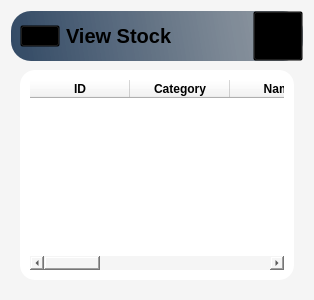
      <widget class="QWidget" name="ViewStock_page">
       <property name="styleSheet">
        <string notr="true">*{
background-color:#f5f5f5;
}
#HeaderFrame_8{
background-color:qlineargradient(spread:pad,x1:0,y1:0.505682,x2:1,y2:0.477,stop:0 rgba(20,47,78,219),stop:1 rgba(85,98,112,150));
 border-radius: 20px;
}
#widget_64,QPushButton,QLabel,#widget_65,#table_ViewStock{
background:transparent;
}

#widget_67{
background-color:#ffffff;
 border-radius: 15px;
}
#btn_Performance_Graph{
background-color:qlineargradient(spread:pad,x1:0,y1:0.505682,x2:1,y2:0.477,stop:0 rgba(20,47,78,219),stop:1 rgba(85,98,112,150));
 border-radius: 10px;
}
#accountBtn_9:hover{
background-color:#ececec;
border-radius:20px;
}
</string>
       </property>
       <layout class="QVBoxLayout" name="verticalLayout_60">
        <item>
         <widget class="QWidget" name="widget_63" native="true">
          <layout class="QVBoxLayout" name="verticalLayout_61">
           <property name="spacing">
            <number>0</number>
           </property>
           <property name="leftMargin">
            <number>0</number>
           </property>
           <property name="topMargin">
            <number>0</number>
           </property>
           <property name="rightMargin">
            <number>0</number>
           </property>
           <property name="bottomMargin">
            <number>0</number>
           </property>
           <item alignment="Qt::AlignTop">
            <widget class="QWidget" name="HeaderFrame_8" native="true">
             <property name="autoFillBackground">
              <bool>false</bool>
             </property>
             <layout class="QHBoxLayout" name="horizontalLayout_77">
              <property name="spacing">
               <number>0</number>
              </property>
              <property name="leftMargin">
               <number>0</number>
              </property>
              <property name="topMargin">
               <number>0</number>
              </property>
              <property name="rightMargin">
               <number>0</number>
              </property>
              <property name="bottomMargin">
               <number>0</number>
              </property>
              <item alignment="Qt::AlignLeft">
               <widget class="QWidget" name="widget_64" native="true">
                <layout class="QHBoxLayout" name="horizontalLayout_78">
                 <property name="topMargin">
                  <number>0</number>
                 </property>
                 <property name="bottomMargin">
                  <number>0</number>
                 </property>
                 <item>
                  <widget class="QPushButton" name="menuBtn_9">
                   <property name="text">
                    <string/>
                   </property>
                   <property name="icon">
                    <iconset resource="Resource.qrc">
                     <normaloff>:/Black Icons/Graphics/featherBlack/menu.svg</normaloff>:/Black Icons/Graphics/featherBlack/menu.svg</iconset>
                   </property>
                   <property name="iconSize">
                    <size>
                     <width>24</width>
                     <height>24</height>
                    </size>
                   </property>
                  </widget>
                 </item>
                 <item>
                  <widget class="QLabel" name="appHeader_9">
                   <property name="font">
                    <font>
                     <pointsize>15</pointsize>
                     <weight>75</weight>
                     <bold>true</bold>
                    </font>
                   </property>
                   <property name="text">
                    <string>View Stock</string>
                   </property>
                  </widget>
                 </item>
                </layout>
               </widget>
              </item>
              <item>
               <widget class="QWidget" name="widget_65" native="true">
                <layout class="QHBoxLayout" name="horizontalLayout_79">
                 <property name="spacing">
                  <number>0</number>
                 </property>
                 <property name="leftMargin">
                  <number>0</number>
                 </property>
                 <property name="topMargin">
                  <number>0</number>
                 </property>
                 <property name="rightMargin">
                  <number>0</number>
                 </property>
                 <property name="bottomMargin">
                  <number>0</number>
                 </property>
                 <item alignment="Qt::AlignRight">
                  <widget class="QPushButton" name="accountBtn_9">
                   <property name="minimumSize">
                    <size>
                     <width>50</width>
                     <height>50</height>
                    </size>
                   </property>
                   <property name="text">
                    <string/>
                   </property>
                   <property name="icon">
                    <iconset resource="Resource.qrc">
                     <normaloff>:/Black Icons/Graphics/featherBlack/user.svg</normaloff>:/Black Icons/Graphics/featherBlack/user.svg</iconset>
                   </property>
                   <property name="iconSize">
                    <size>
                     <width>32</width>
                     <height>32</height>
                    </size>
                   </property>
                  </widget>
                 </item>
                </layout>
               </widget>
              </item>
             </layout>
            </widget>
           </item>
           <item>
            <widget class="QWidget" name="widget_66" native="true">
             <layout class="QVBoxLayout" name="verticalLayout_62">
              <item>
               <widget class="QWidget" name="widget_67" native="true">
                <layout class="QVBoxLayout" name="verticalLayout_63">
                 <item>
                  <widget class="QTableWidget" name="table_ViewStock">
                   <property name="alternatingRowColors">
                    <bool>true</bool>
                   </property>
                   <property name="rowCount">
                    <number>0</number>
                   </property>
                   <attribute name="horizontalHeaderStretchLastSection">
                    <bool>true</bool>
                   </attribute>
                   <attribute name="verticalHeaderStretchLastSection">
                    <bool>true</bool>
                   </attribute>
                   <column>
                    <property name="text">
                     <string>ID</string>
                    </property>
                    <property name="font">
                     <font>
                      <weight>75</weight>
                      <bold>true</bold>
                     </font>
                    </property>
                   </column>
                   <column>
                    <property name="text">
                     <string>Category</string>
                    </property>
                    <property name="font">
                     <font>
                      <weight>75</weight>
                      <bold>true</bold>
                     </font>
                    </property>
                   </column>
                   <column>
                    <property name="text">
                     <string>Name</string>
                    </property>
                    <property name="font">
                     <font>
                      <weight>75</weight>
                      <bold>true</bold>
                     </font>
                    </property>
                   </column>
                   <column>
                    <property name="text">
                     <string>Available</string>
                    </property>
                    <property name="font">
                     <font>
                      <weight>75</weight>
                      <bold>true</bold>
                     </font>
                    </property>
                   </column>
                   <column>
                    <property name="text">
                     <string>Selling Price</string>
                    </property>
                    <property name="font">
                     <font>
                      <weight>75</weight>
                      <bold>true</bold>
                     </font>
                    </property>
                   </column>
                   <column>
                    <property name="text">
                     <string>Availability</string>
                    </property>
                    <property name="font">
                     <font>
                      <weight>75</weight>
                      <bold>true</bold>
                     </font>
                    </property>
                   </column>
                   <column>
                    <property name="text">
                     <string>Size</string>
                    </property>
                    <property name="font">
                     <font>
                      <weight>75</weight>
                      <bold>true</bold>
                     </font>
                    </property>
                   </column>
                   <column>
                    <property name="text">
                     <string>Color</string>
                    </property>
                    <property name="font">
                     <font>
                      <weight>75</weight>
                      <bold>true</bold>
                     </font>
                    </property>
                   </column>
                  </widget>
                 </item>
                </layout>
               </widget>
              </item>
             </layout>
            </widget>
           </item>
          </layout>
         </widget>
        </item>
       </layout>
      </widget>
